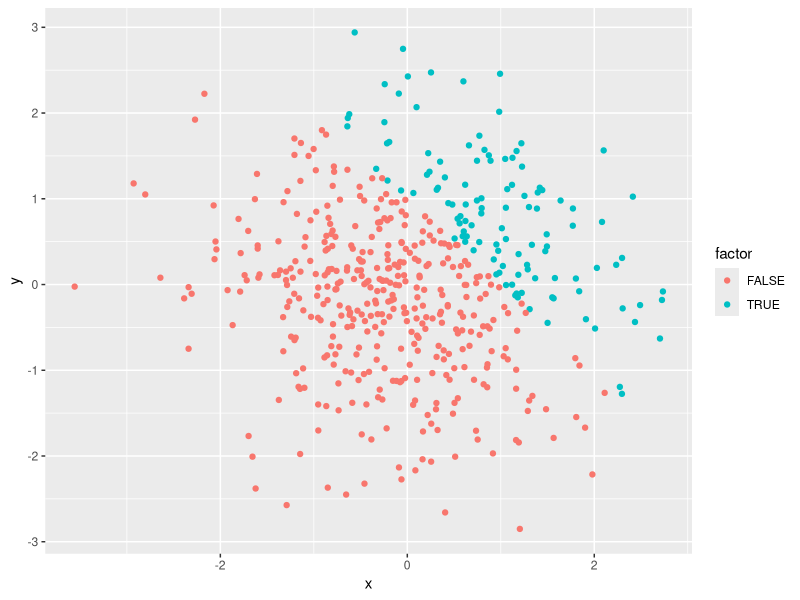

Here is the R script that generated this plot:
## ---- chunk 1
library(tidyverse)
## ---- chunk 2
data1_df = tibble(
  sample = rnorm(8),
  logic = c(sample > 0),
  cha_vector = c('I' , 'am', 'the', 'best', 'girl', 'in', 'the','world'),
  factor_vector = factor(c('good', 'best', 'fair', 'fair', 'good', 'good', 'best', 'best'))
)
## ---- chunk 3
as.numeric(pull(data1_df, logic))
as.numeric(pull(data1_df, cha_vector))
as.numeric(pull(data1_df, factor_vector))
## ---- chunk 4
number = as.numeric(pull(data1_df, logic))
final_number = number*(pull(data1_df, sample))
logical = as.factor(pull(data1_df, logic))
final_logic = logical*(pull(data1_df, sample))
final_value = as.numeric(final_logic)*(pull(data1_df, sample))
## ---- chunk 5
data2_df = tibble(
  x = rnorm(500),
  y = rnorm(500),
  logic = c(x + y > 1),
  number = as.numeric(logic),
  factor = as.factor(logic)
)
## ---- chunk 6
# use logical variable
plot1_df = ggplot(data2_df, aes(x=x, y=y, color=logic)) + geom_point(stat="identity")
# use numeric variable
plot2_df = ggplot(data2_df, aes(x=x, y=y, color=number)) + geom_point(stat="identity")
# use factor varaible 
plot3_df = ggplot(data2_df, aes(x=x, y=y, color=factor)) + geom_point(stat="identity")
# save first plot
ggsave('plot1_df.pdf', height = 6, width = 7)
